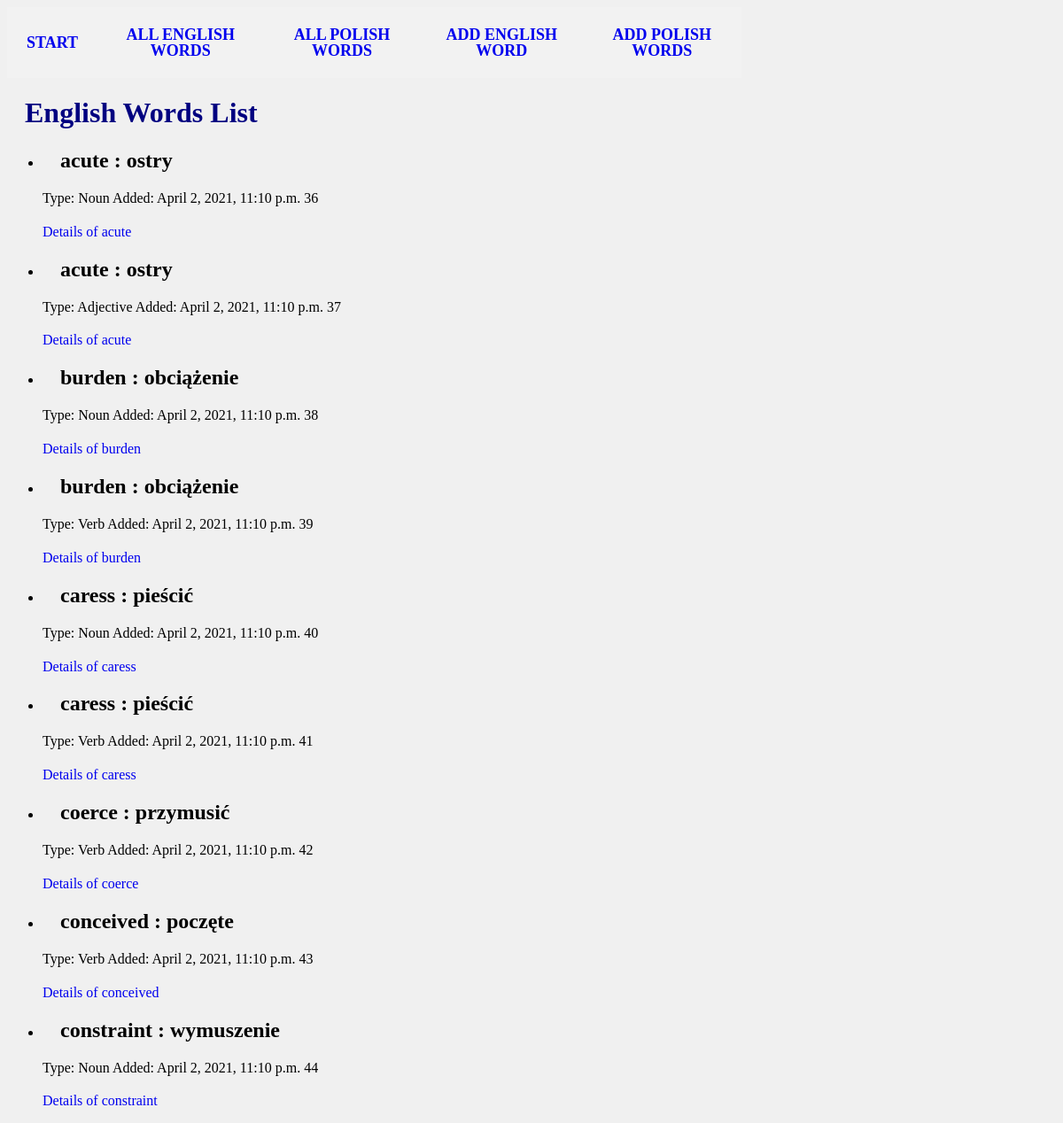
/wordslearn/englishwords/, run on the app's committed database.
### wordslearn/models.py (models this page shows, shortened)
class Word(models.Model):
    word = models.CharField(max_length=200, null=False, help_text='Enter the word')
    date_of_add = models.DateTimeField(auto_now=True, blank=True, help_text='date added')
    definition = models.CharField(max_length=200, blank=True, null=False, help_text='Enter the definition of english word')
    synonym = models.CharField(max_length=200, blank=True, null=False, help_text='Enter the synonym of english word')
    antonym = models.CharField(max_length=200, blank=True, null=False, help_text='Enter the antonym of english word')
    class Meta:
        abstract = True
        ordering = ["word"]

class WordEng(Word):
    word_type = models.CharField(max_length=30, choices=wordDefinitions.ENG_WORD_TYPES, help_text='Select type of word', blank=True)
    def display_polword(self):
        return ', '.join(str(w.word) for w in self.wordpol_set.all())
    display_polword.short_description = 'Polish Word'

class WordPol(Word):
    wordsEng = models.ManyToManyField(WordEng)
    word_type = models.CharField(max_length=30, choices=wordDefinitions.POL_WORD_TYPES, help_text='Select type of word', blank=True)
    def display_engword(self):
        """Create a string for the translation. This is required to display WordEng in Admin."""
        return ', '.join(str(w.word) for w in self.wordsEng.all())
    display_engword.short_description = 'English Word'

### wordslearn/views.py (the view)
# urls.py: path('englishwords/', views.WordEngListView.as_view(), name='englishwords'),
class WordEngListView(generic.ListView):
	model = WordEng
	paginate_by = 20
	def get_queryset(self):
		return WordEng.objects.all()
	def get_context_data(self, *, object_list=None, **kwargs):
		context = super(WordEngListView, self).get_context_data(**kwargs)
		context['some_data'] = 'This is just some data'
		return context

### wordslearn/templates/wordslearn/wordeng_list.html (shortened to what this page needs)
{% extends "base_generic.html" %}
{% block content %}
    <h1>English Words List</h1>
    {% if wordeng_list %}
        <ul>
            {% for word in wordeng_list %}
                <li>
                    <h2>{{ word.word }} : {{ word.display_polword }}</h2>
                    <p> Type: {{ word.word_type }} Added: {{ word.date_of_add }} {{ word_list.some_data }} {{word.id}} </p>
                    <a class="listlink" href="{% url 'wordslearn:detail' word.id %}">Details of {{ word.word }}</a>
                </li>
            {% endfor %}
        </ul>
    {% else %}
        <p>There are no words in the dictionary.</p>
    {% endif %}
{% endblock %}

### wordslearn/static/css/mystyle.css (style rules this page uses)
body { background-color : rgb(240, 240, 240); }
h1 { color: navy; margin-left: 20px; }
h2 { color: black; margin-left: 20px; }
a.listlink { text-decoration: none; }

### data on the page
WordEng: word "acute", display_polword "ostry", word_type "Noun", date_of_add "April 2, 2021, 11:10 p.m.", id "36"
WordEng: word "acute", display_polword "ostry", word_type "Adjective", date_of_add "April 2, 2021, 11:10 p.m.", id "37"
WordEng: word "burden", display_polword "obciążenie", word_type "Noun", date_of_add "April 2, 2021, 11:10 p.m.", id "38"
WordEng: word "burden", display_polword "obciążenie", word_type "Verb", date_of_add "April 2, 2021, 11:10 p.m.", id "39"
WordEng: word "caress", display_polword "pieścić", word_type "Noun", date_of_add "April 2, 2021, 11:10 p.m.", id "40"
WordEng: word "caress", display_polword "pieścić", word_type "Verb", date_of_add "April 2, 2021, 11:10 p.m.", id "41"
WordEng: word "coerce", display_polword "przymusić", word_type "Verb", date_of_add "April 2, 2021, 11:10 p.m.", id "42"
WordEng: word "conceived", display_polword "poczęte", word_type "Verb", date_of_add "April 2, 2021, 11:10 p.m.", id "43"
WordEng: word "constraint", display_polword "wymuszenie", word_type "Noun", date_of_add "April 2, 2021, 11:10 p.m.", id "44"
